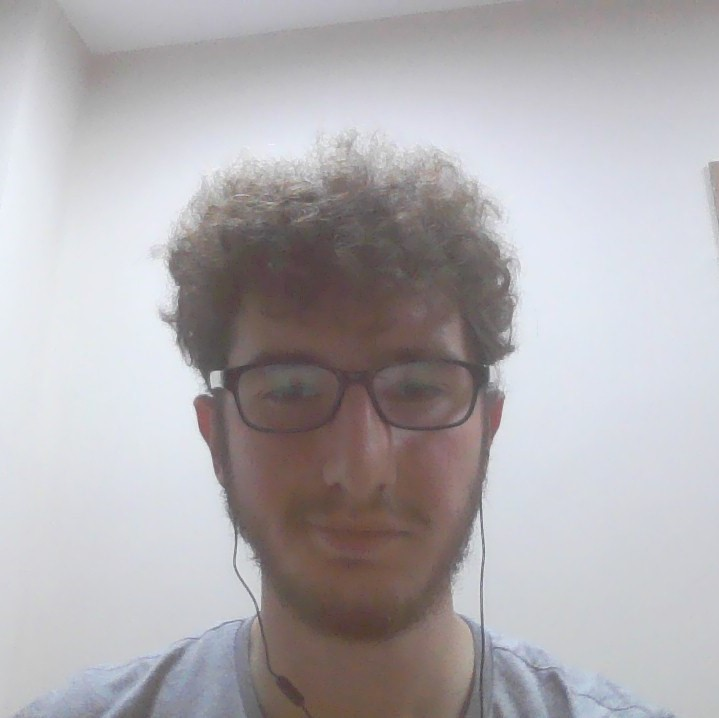
#> input picture Python Kodları/me.jpg, 719 x 718 px
$ python 'Pythonda tek eşikleme.py'
#> lines starting #> are read from the running program, lines starting #| are printed output that depends on the picture; after the words box and inside, x2 and y2 are one past the last pixel; in counts of white or black regions, pixels touching at a corner belong together
import cv2 as cv
import matplotlib.pyplot as plt

img = cv.imread("me.jpg")
#> img is the input picture: shape (718, 719, 3); mean B, G, R 176.9, 173.8, 177.2
img = cv.cvtColor(img, cv.COLOR_BGR2GRAY)
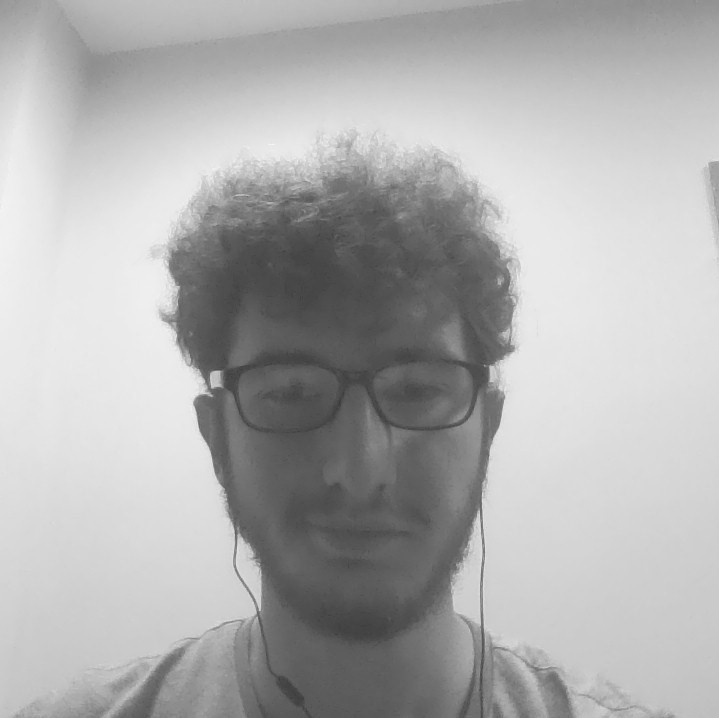
#> img: shape (718, 719); min 58, max 246, mean 175.1

th = img > 100
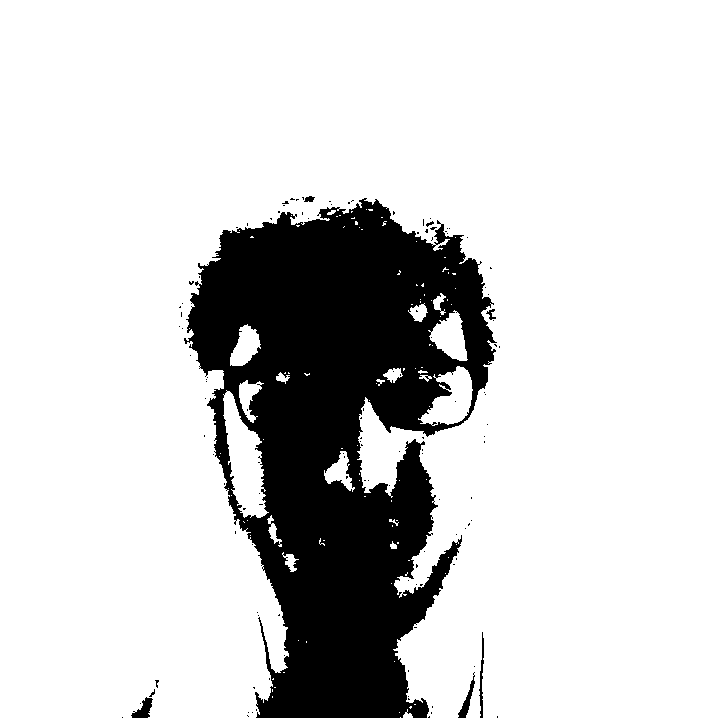
#> th: shape (718, 719) bool; 81.9% white; 123 black regions (116 under 20 px), largest, box (x1, y1, x2, y2) and area: (184, 198, 497, 718) 92475, (131, 697, 153, 718) 236, (458, 672, 475, 718) 220

_, th2 = cv.threshold(img, 100, 255, cv.THRESH_BINARY)

plt.subplot(1, 3, 1)
plt.imshow(img, cmap="gray")
plt.gca().set_title("Original")

plt.subplot(1, 3, 2)
plt.imshow(th, cmap="gray")
plt.gca().set_title("Threshold")

plt.subplot(1, 3, 3)
plt.imshow(th2, cmap="gray")
plt.gca().set_title("Threshold with CV")

plt.show()
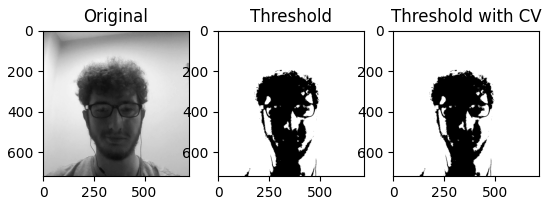
#> figure drawn by matplotlib, 3 panels

_, thresh1 = cv.threshold(img, 120, 255, cv.THRESH_BINARY + cv.THRESH_OTSU)
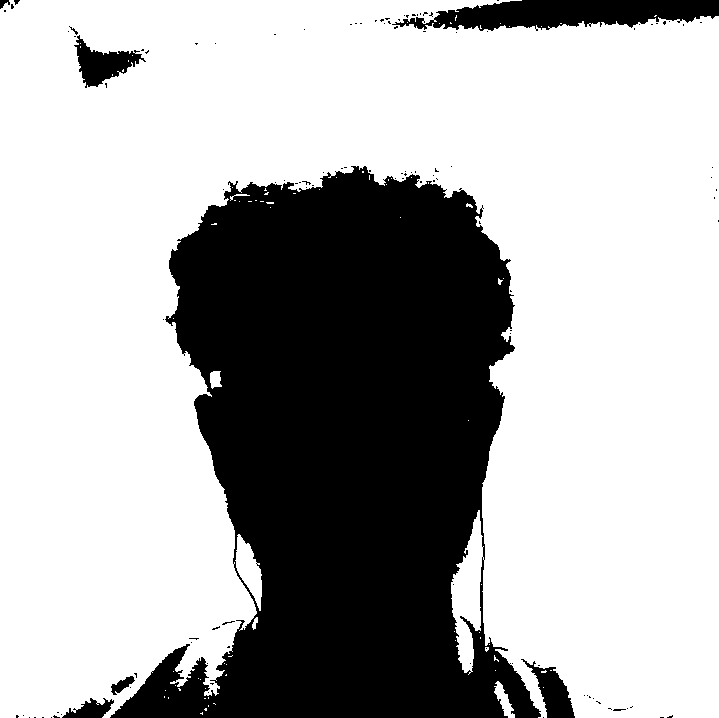
#> thresh1: shape (718, 719); 68.5% white; 120 black regions (111 under 20 px), largest, box (x1, y1, x2, y2) and area: (110, 166, 541, 718) 151969, (392, 0, 719, 31) 6605, (74, 35, 146, 88) 1640
_, thresh2 = cv.threshold(img, int(255*0.43), 255, cv.THRESH_BINARY)
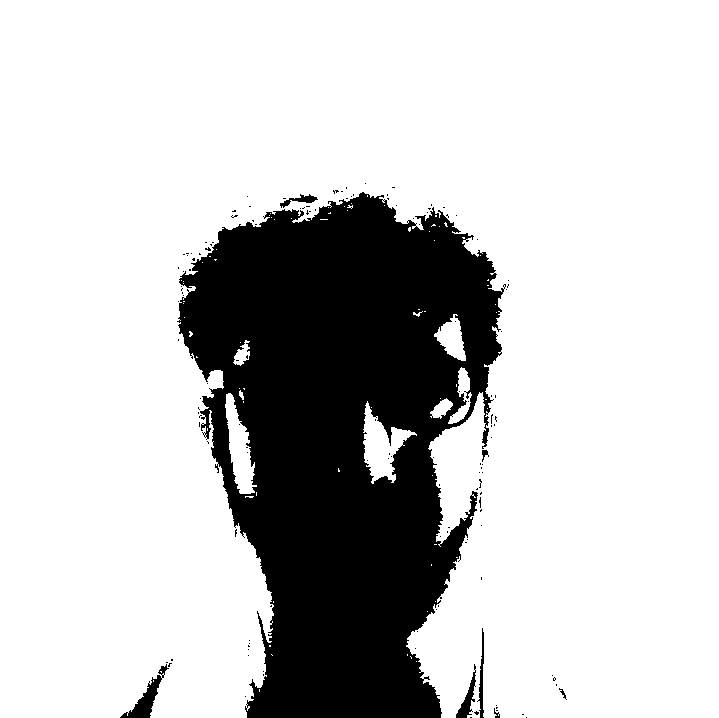
#> thresh2: shape (718, 719); 78.2% white; 137 black regions (129 under 20 px), largest, box (x1, y1, x2, y2) and area: (177, 192, 506, 718) 110833, (120, 664, 169, 718) 689, (456, 664, 476, 718) 345
_, thresh3 = cv.threshold(img, int(255*0.39), 255, cv.THRESH_BINARY)
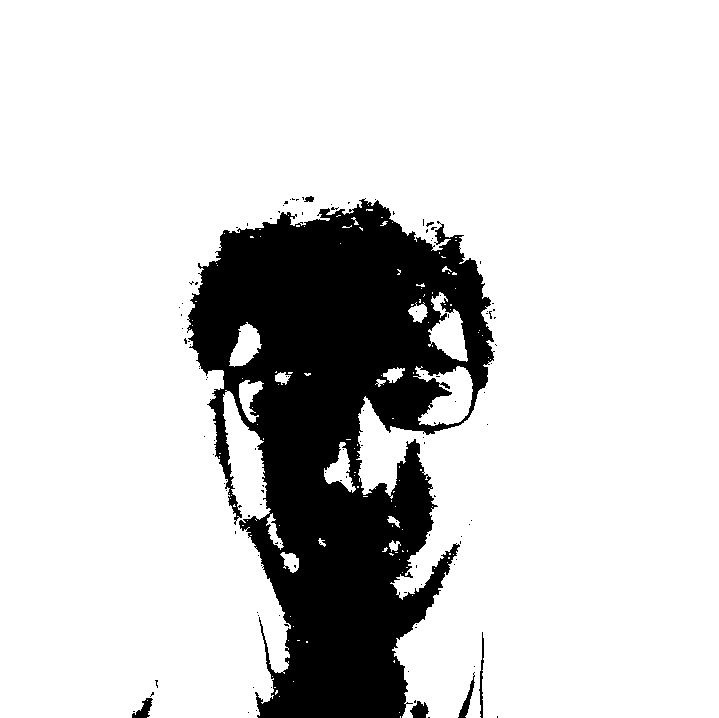
#> thresh3: shape (718, 719); 82.5% white; 116 black regions (109 under 20 px), largest, box (x1, y1, x2, y2) and area: (187, 198, 495, 718) 89351, (410, 701, 429, 718) 216, (458, 672, 475, 718) 211

plt.subplot(1, 4, 1)
plt.imshow(img, cmap="gray")
plt.gca().set_title("Original")

plt.subplot(1, 4, 2)
plt.imshow(thresh1, cmap="gray")
plt.gca().set_title("Threshold 1")

plt.subplot(1, 4, 3)
plt.imshow(thresh2, cmap="gray")
plt.gca().set_title("Threshold 2")

plt.subplot(1, 4, 4)
plt.imshow(thresh3, cmap="gray")
plt.gca().set_title("Threshold 3")

plt.show()

cv.waitKey()

$ run again, with Python Kodları/me2.jpg copied over Python Kodları/me.jpg
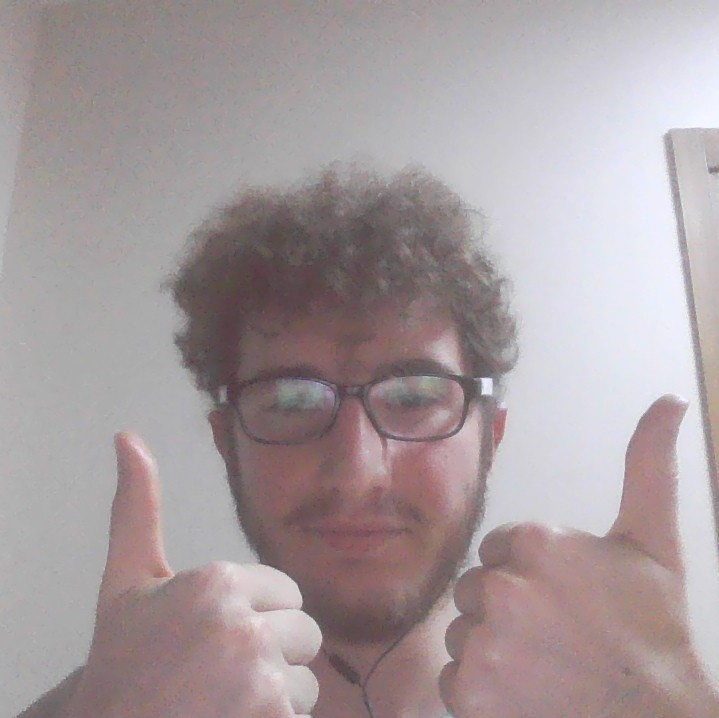
#> input picture Python Kodları/me2.jpg, 719 x 718 px
#> img is the input picture: shape (718, 719, 3); mean B, G, R 158, 155.6, 166.8
#> img: shape (718, 719)
#> `th = img > 100`:
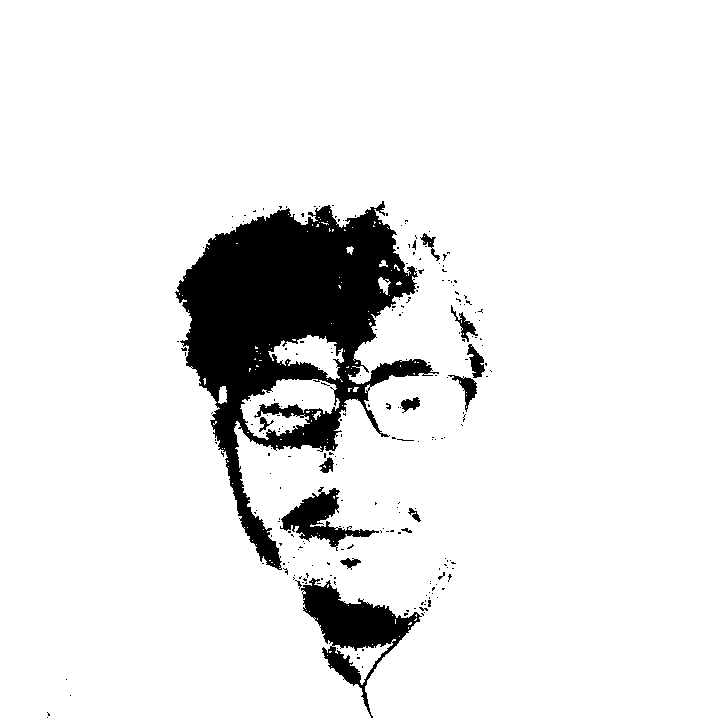
#> th: shape (718, 719) bool; 90.9% white; 229 black regions (213 under 20 px), largest, box (x1, y1, x2, y2) and area: (175, 201, 439, 570) 37187, (301, 578, 422, 718) 5267, (280, 487, 379, 551) 2122
#> thresh1: shape (718, 719); 51.3% white; 316 black regions (295 under 20 px), largest, box (x1, y1, x2, y2) and area: (158, 166, 719, 718) 170763, (0, 0, 435, 212) 49991, (12, 432, 281, 718) 27840
#> thresh2: shape (718, 719); 85.9% white; 209 black regions (194 under 20 px), largest, box (x1, y1, x2, y2) and area: (174, 197, 494, 718) 70029, (27, 686, 76, 718) 635, (384, 395, 422, 415) 468
#> `_, thresh3 = cv.threshold(img, int(255*0.39), 255, cv.THRESH_BINARY)`:
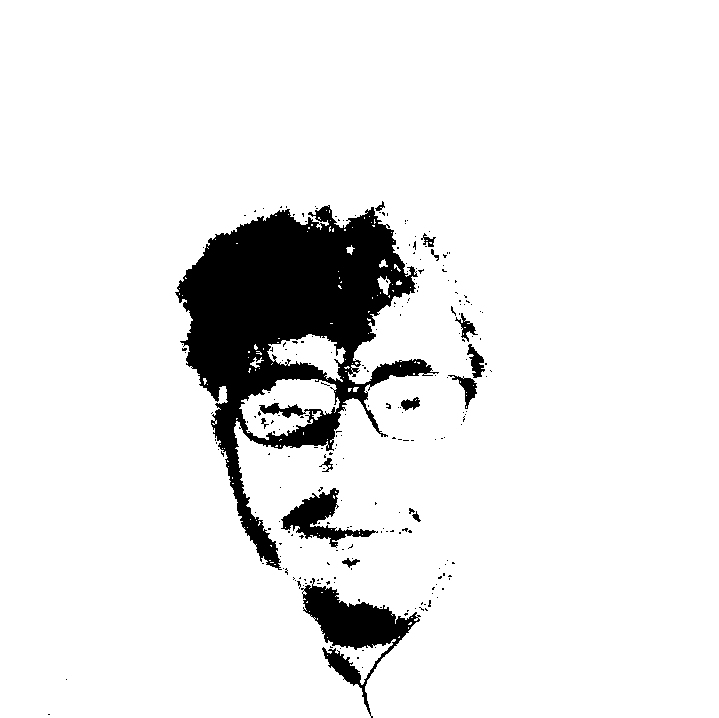
#> thresh3: shape (718, 719); 91.3% white; 233 black regions (218 under 20 px), largest, box (x1, y1, x2, y2) and area: (175, 205, 439, 570) 35697, (301, 578, 421, 718) 4974, (281, 488, 378, 548) 1896
